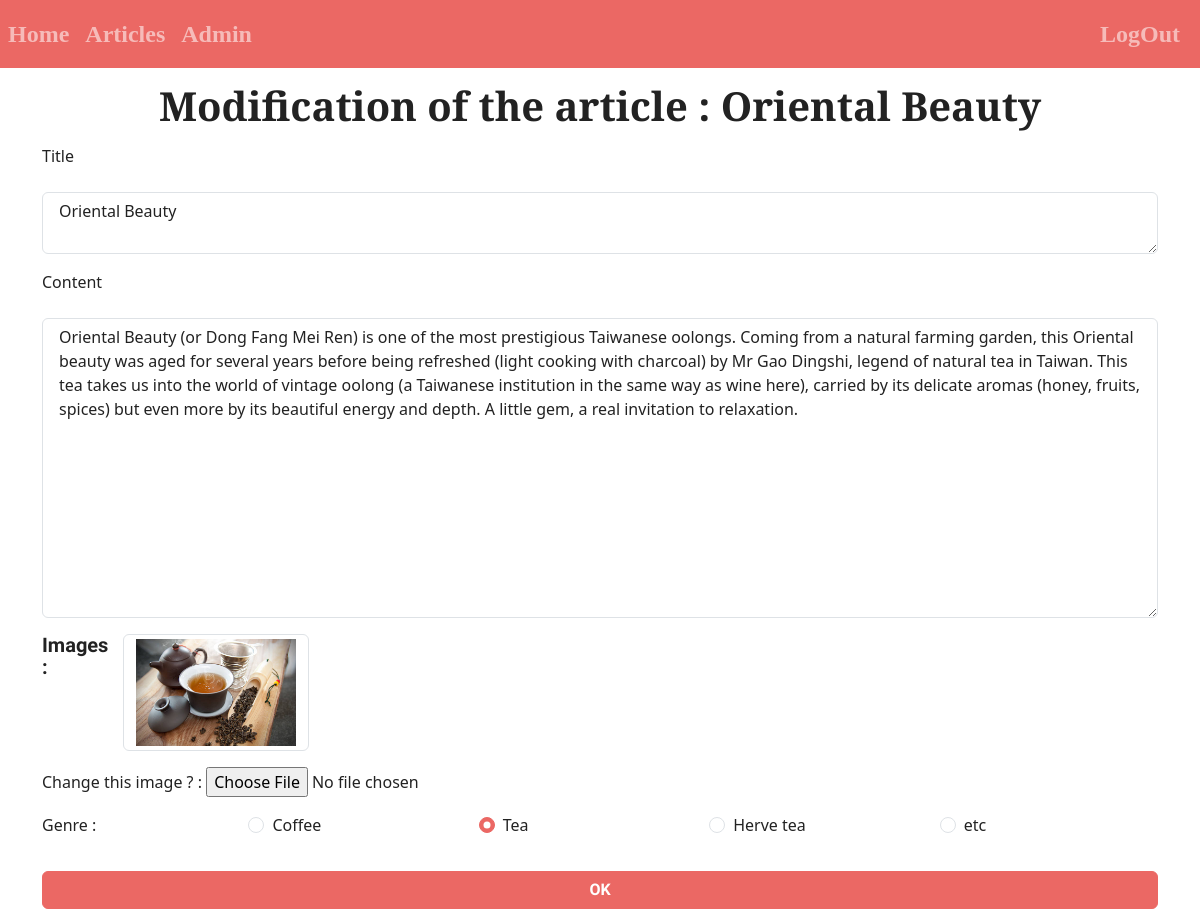
Page /articles/m/21 (signed in) on the committed database.
### tables this page shows
CREATE TABLE `posts` (
  `id` int NOT NULL,
  `title` varchar(255) NOT NULL,
  `content` longtext NOT NULL,
  `img` varchar(255) DEFAULT NULL,
  `created_at` datetime NOT NULL DEFAULT CURRENT_TIMESTAMP,
  `category_id` int DEFAULT NULL,
  `user_id` int NOT NULL
);

CREATE TABLE `categories` (
  `id` int NOT NULL,
  `name` varchar(255) NOT NULL,
  `created_at` datetime NOT NULL DEFAULT CURRENT_TIMESTAMP
);

### controllers/PostsController.php (called while the page is built, shortened)
<?php
require_once "models/PostManager.php";
require_once "models/CategoryManager.php";
class PostsController{
    private $postManager;
    private $categoryManager;
    public function __construct(){
        $this->postManager = new postManager;
        $this->categoryManager = new categoryManager;
        $this->postManager->chargementPosts();
        $this->categoryManager->chargementCategories();
    }
    public function modificationPost($id){
        if (array_key_exists('name', $_SESSION) !== TRUE){
            header('Location: '. URL . "signup");
        }else{
            $categories = $this->categoryManager->getCategories();
            $post = $this->postManager->getPostById($id);
        }
        require "views/modifyPost.view.php";
    }
}

### models/PostManager.php (called while the page is built, shortened)
<?php
require_once "Model.class.php";
require_once "Post.class.php";
require_once "CategoryManager.php";
require_once "Category.class.php";
class PostManager extends Model{
    private $posts;
    public function creatPost($post){
        $this->posts[] = $post;
    }
    public function chargementPosts(){
        $req = $this->getBdd()->prepare("SELECT * FROM posts ORDER BY id DESC");
        $req->execute();
        $myposts = $req->fetchAll(PDO::FETCH_ASSOC);
        foreach($myposts as $post){
            $l = new Post($post['id'],$post['title'],$post['content'],$post['img'],$post['created_at'],$post['category_id'], $post['user_id']);
        }
    }
    public function getPostById($id){
        for($i=0; $i < count($this->posts);$i++){
            if($this->posts[$i]->getId() == $id){
                return $this->posts[$i];
            }
        }
        throw new Exception("This article doesn't existe");
    }
}

### models/Post.class.php (called while the page is built, shortened)
<?php
class Post{
    private $id;
    private $title;
    private $content;
    private $img;
    private $category;
    public function __construct($id,$title,$content,$img,$time,$category,$user){
        $this->id = $id;
        $this->title = $title;
        $this->content = $content;
        $this->img = $img;
        $this->category = $category;
    }
    public function getId(){
        return $this->id;
    }
    public function getTitle(){
        return $this->title;
    }
    public function getContent(){
        return $this->content;
    }
    public function getImage(){
        return $this->img;
    }
    public function getCategory(){
        return $this->category;
    }
}

### models/Model.class.php (called while the page is built, shortened)
<?php
abstract class Model{
    private static $pdo;
    private static function setBdd(){
        self::$pdo = new PDO("mysql:host=localhost;dbname=relaxtime;charset=utf8","root","");
        self::$pdo->setAttribute(PDO::ATTR_ERRMODE,PDO::ERRMODE_WARNING);
    }
    protected function getBdd(){
        return self::$pdo;
    }
}

### models/CategoryManager.php (called while the page is built, shortened)
<?php
require_once "Model.class.php";
require_once "Category.class.php";
class CategoryManager extends Model{
    private $categories;
    public function creatCategory($category){
        $this->categories[] = $category;
    }
    public function getCategories(){
        return $this->categories;
    }
    public function chargementCategories(){
        $req = $this->getBdd()->prepare("SELECT * FROM categories");
    }
}

### models/Category.class.php (called while the page is built, shortened)
<?php
class Category{
    private $id;
    private $name;
    public function __construct($id,$name,$date){
        $this->id = $id;
        $this->name = $name;
    }
    public function getId(){
        return $this->id;
    }
    public function getCat(){
        return $this->name;
    }
  }

### views/modifyPost.view.php (the view, shortened to what this page needs)
<div class="container">
    <form class="vstack gap-3" method="POST" action="<?= URL ?>articles/mv" enctype="multipart/form-data">
    <label for="validationTextarea" class="form-label">Title</label>
        <textarea class="form-control" id="validationTextarea" name="title" placeholder="Required example title textarea" required><?= $post->getTitle() ?></textarea>
        <label for="validationTextarea" class="form-label">Content</label>
        <textarea class="form-control" id="validationTextarea" name="content" style="height: 300px" placeholder="Required example content textarea" required><?= $post->getContent() ?></textarea>
        <?php if($post->getImage() !== ''):?>
            <div class="row" style="width: 25%; height: 25%;">
            <h5 class="col-sm-4">Images : </h5>
            <img src="<?= URL ?>public/images/<?= $post->getImage() ?>" class="img-thumbnail img-fluid col-sm-8">
        </div>
            <div class="form-group">
                <label for="img">Change this image ? : </label>
        <?php else:?>
            <p>Insert your image</p>
            <div class="form-group">
                <label for="img">What image ? : </label>
        <?php endif;?>
                <input type="file" class="form-control-file" id="img" name="img">
            </div>
        <div class="row">
            <div for="category" class="col">Genre : </div>
                <?php foreach($categories as $category): ?>
                    <div class="form-check col">
                        <input class="form-check-input" type="radio" name="category" id="flexRadioDefault1" value="<?= $category->getId() ; ?>" <?= $category->getId() == $post->getCategory() ? "checked" : ""; ?>>
                        <label class="form-check-label" for="flexRadioDefault1" value="<?= $category->getId(); ?>">
                            <?= $category->getCat() ?>
                        </label>
                    </div>
                <?php endforeach; ?>
        </div>
            <button type="submit" class="btn btn-primary mt-3">OK</button>
    </form>
</div>
<?php
$content = ob_get_clean();
$title = "Modification of the article : ".$post->getTitle();
require "template.php";
?>

### index.php (shortened to what this page needs)
<?php
require_once "controllers/PostsController.php";
$postController = new PostsController;
$authController = new AuthController;
try{
    if(empty($_GET['page'])){
        require "views/home.view.php";
    } else {
        $url = explode("/", filter_var($_GET['page']),FILTER_SANITIZE_URL);
            MainRoute($url, $postController, $authController);
        }
}
catch(Exception $e){
    $msg = $e->getMessage();
    require "views/error.view.php";
}
    function MainRoute($url, $postController, $authController)
    {
        switch($url[0]){
            case "articles" :
                ArticlesRoute($url, $postController);
            break;
            }
    }
    function ArticlesRoute($url, $postController)
    {
        switch ($url)
        {
            case $url[1] === "m":
                $postController->modificationPost($url[2]);
                break;
        }
    }

### views/template.php (shortened to what this page needs)
<!DOCTYPE html>
<html lang="en">
<head>
    <link rel="stylesheet" type="text/css" href="../public/css/normalize.css">
    <link rel="stylesheet" href="https://bootswatch.com/5/journal/bootstrap.css">
    <link rel="stylesheet" type="text/css" href="./public/css/global.css">
    <link rel="stylesheet" href="https://cdn.jsdelivr.net/npm/bootstrap-icons@1.11.1/font/bootstrap-icons.css">
</head>
<body>
    <nav class="navbar navbar-expand-lg navbar-dark bg-primary">
        <div class="collapse navbar-collapse" id="navbarColor01">
            <ul class="navbar-nav mr-auto">
                <li class="nav-item">
                    <a class="nav-link fs-4 ps-2" href="<?= URL ?>home">Home</a>
                </li>
                <li class="nav-item">
                    <a class="nav-link fs-4 ps-2" href="<?= URL ?>articles">Articles</a>
                </li>
                <?php if (array_key_exists('name', $_SESSION) == TRUE && $_SESSION['role'] == 'admin'): ?>
                <li class="nav-item">
                    <a class="nav-link fs-4 ps-2" href="<?= URL ?>admin">Admin</a>
                </li>
                <?php endif; ?>
            </ul>
            <div class="login-nav container-fluid d-lg-flex justify-content-lg-end">
                <ul class="navbar-nav mr-auto">
        <?php if (array_key_exists('name', $_SESSION) == TRUE): ?>
                    <li class="nav-item"><a class="nav-link fs-4" href="<?= URL ?>logout">LogOut</a></li>
        <?php else: ?>
                    <li class="nav-item"><a class="nav-link fs-4" href="<?= URL ?>login">SignIn</a></li>
                    <li class="nav-item"><a class="nav-link fs-4" href="<?= URL ?>signup">SignUp</a></li>
        <?php endif; ?>
                </ul>
            </div>
        </div>
    </nav>
        <div class="container text-center">
            <h1 class="text-origin my-3"><?= $title ?></h1>
        </div>
        <main><?= $content ?></main>
</body>
</html>

### public/css/global.css (style rules this page uses)
nav { font-family: serif !important; }
.text-origin { font-family: 'Cinzel', serif; }
p, a, li { font-family: serif; }

### rows in the picture
posts: title "Modification of the article : Oriental Beauty", title "Oriental Beauty", content "Oriental Beauty (or Dong Fang Mei Ren) is one of the most prestigious Taiwanese oolongs. Coming from a natural farming garden, this Oriental beauty was aged for several years before being refreshed (light cooking with charcoal) by Mr Gao Dingshi, legend of natural tea in Taiwan. This tea takes us into the world of vintage oolong (a Taiwanese institution in the same way as wine here), carried by its delicate aromas (honey, fruits, spices) but even more by its beautiful energy and depth. A little gem, a real invitation to relaxation.", img (picture), category_id "☐ Coffee", category_id "☑"
categories: name "Coffee"
categories: name "Tea"
categories: name "Herve tea"
categories: name "etc"
